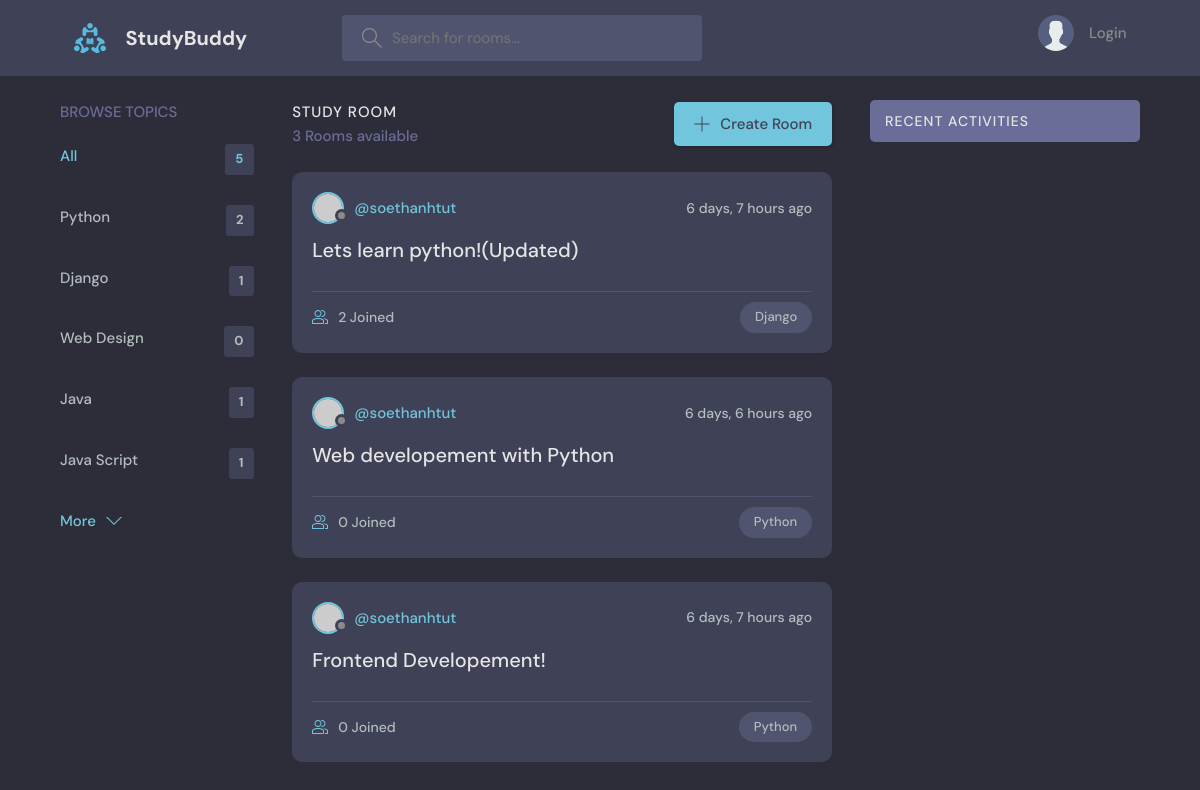
Page /?q=Python on the committed database.
### base/models.py (models this page shows, shortened)
class Topic(models.Model):
    name=models.CharField(max_length=200)

class Room(models.Model):
    host=models.ForeignKey(User,on_delete=models.SET_NULL,null=True)
    topic=models.ForeignKey(Topic,on_delete=models.SET_NULL,null=True)
    name=models.CharField(max_length=200)
    description=models.TextField(null=True,blank=True)
    participants=models.ManyToManyField(User,related_name='participants',blank=True)
    updated=models.DateTimeField(auto_now=True)
    created=models.DateTimeField(auto_now_add=True)
    class Meta:
        ordering=['-updated','-created']

### base/views.py (the view)
# urls.py: path('', views.home ,name='home'),
def home(request):
    q=request.GET.get('q') if request.GET.get('q')!=None else ''
    rooms=Room.objects.filter(Q(topic__name__icontains=q)|Q(name__icontains=q)|Q(description__icontains=q))
    topic=Topic.objects.all()[0:5]
    room_count=rooms.count()
    room_message=Message.objects.filter(Q(room__topic__name__icontains=q))
    context={'rooms':rooms,'topics':topic,'room_count':room_count,'messages':room_message}
    return render(request,'base/home.html',context)

### templates/base/home.html (shortened to what this page needs)
{% extends 'main.html' %} {% block content %}
<main class="layout layout--3">
  <div class="container">
    {% include 'base/topic_component.html' %}
    <div class="roomList">
      <div class="roomList__header">
        <div>
          <h2>Study Room</h2>
          <p>{{room_count}} Rooms available</p>
        </div>
        <a class="btn btn--main" href="{% url 'create_room'%}">
          <svg
            version="1.1"
            xmlns="http://www.w3.org/2000/svg"
            width="32"
            height="32"
            viewBox="0 0 32 32"
          >
            <title>add</title>
            <path
              d="M16.943 0.943h-1.885v14.115h-14.115v1.885h14.115v14.115h1.885v-14.115h14.115v-1.885h-14.115v-14.115z"
            ></path>
          </svg>
          Create Room
        </a>
      </div>
      {% include 'base/feed_component.html' %}
    </div>
    {% include 'base/activity_component.html' %}
  </div>
</main>
{% endblock content %}

### templates/base/topic_component.html
<div class="topics">
  <div class="topics__header">
    <h2>Browse Topics</h2>
  </div>
  <ul class="topics__list">
    <li>
      <a href="{% url 'home' %}" class="active"
        >All <span>{{topics.count}}</span></a
      >
    </li>
    {% for topic in topics %}
    <li>
      <a href="{% url 'home' %}?q={{topic.name}}"
        >{{topic.name}} <span>{{topic.room_set.all.count}}</span></a
      >
    </li>
    {% endfor %}
  </ul>
  <a class="btn btn--link" href="{% url 'topics'%}">
    More
    <svg
      version="1.1"
      xmlns="http://www.w3.org/2000/svg"
      width="32"
      height="32"
      viewBox="0 0 32 32"
    >
      <title>chevron-down</title>
      <path d="M16 21l-13-13h-3l16 16 16-16h-3l-13 13z"></path>
    </svg>
  </a>
</div>

### templates/base/feed_component.html (shortened to what this page needs)
{% for room in rooms %}
<div class="roomListRoom">
  <div class="roomListRoom__header">
    <a href="{% url 'profile' room.host.id%}" class="roomListRoom__author">
      <div class="avatar avatar--small">
        <img src="https://randomuser.me/api/portraits/women/11.jpg" />
      </div>
      <span>@{{room.host.username}}</span>
    </a>
    <div class="roomListRoom__actions">
      <span>{{room.created|timesince}} ago</span>
    </div>
  </div>
  <div class="roomListRoom__content">
    <a href="{% url 'room' room.id %}">{{room.name}}</a>
  </div>
  <div class="roomListRoom__meta">
    <a href="{% url 'room' room.id %}" class="roomListRoom__joined">
      {{room.participants.all.count}} Joined
    </a>
    <p class="roomListRoom__topic">{{room.topic.name}}</p>
  </div>
</div>
{% endfor %}

### static/style/style.css (style rules this page uses)
:root { --color-main: #71c6dd; --color-main-light: #e1f6fb; --color-dark: #3f4156; --color-dark-medium: #51546e; --color-dark-light: #696d97; --color-light: #e5e5e5; --color-gray: #8b8b8b; --color-light-gray: #b2bdbd; --color-bg: #2d2d39; --color-success: #5dd693; --color-error: #fc4b0b; }
* { font-family: "DM Sans", -apple-system, BlinkMacSystemFont, "Segoe UI", Roboto, Oxygen, Ubuntu, Cantarell, "Open Sans", "Helvetica Neue", sans-serif; margin: 0; padding: 0; box-sizing: border-box; text-rendering: optimizeLegibility; font-size: inherit; }
html { font-size: 56.25%; }
@media only screen and (min-width: 1200px) { html { font-size: 62.5%; } }
body { line-height: 1.6; font-weight: 400; font-size: 1.5rem; color: var(--color-light-gray); background-color: var(--color-bg); min-height: 100vh; }
img { width: 100%; }
a { display: inline-block; color: var(--color-main); text-decoration: none; }
.container { max-width: 120rem; width: 90%; margin: auto; }
.btn { background-color: transparent; border: none; display: inline-flex; align-items: center; gap: 1rem; cursor: pointer; transition: all ease-in-out 0.3s; padding: 1rem 2rem; border-radius: 5px; box-shadow: 1px 1px 3px 1px rgba(0, 0, 0, 0.15); font-weight: 500; }
.btn--link { border-radius: 0; padding: 0; color: var(--color-main); box-shadow: none; }
.btn--main { background-color: var(--color-main); color: var(--color-dark); }
.btn > svg { fill: currentColor; width: 1.6rem; height: 1.6rem; }
.avatar { position: relative; display: inline-block; border-radius: 50%; border: 2px solid var(--color-main); }
.avatar img { display: block; border-radius: 50%; object-fit: cover; object-position: center; }
.avatar::after { content: ""; display: block; position: absolute; background-color: var(--color-gray); z-index: 111; border-radius: 50%; border: 0.3rem solid var(--color-dark); }
.avatar.avatar--small img { width: 2.8rem; height: 2.8rem; }
.avatar.avatar--small:after { width: 0.7rem; height: 0.7rem; bottom: 0px; right: -6px; }
.layout { margin-top: 2.4rem; }
.layout > .container { display: flex; justify-content: space-between; align-items: flex-start; }
.layout--3 > .container > div:first-child { flex-basis: 18%; max-width: 22.5rem; }
.layout--3 > .container > div:nth-child(2) { flex-basis: 50%; }
.topics__header { margin-bottom: 2rem; }
.topics__header h2 { text-transform: uppercase; font-weight: 500; color: var(--color-dark-light); }
.topics__list { list-style: none; }
.topics__list li a { display: flex; justify-content: space-between; margin-bottom: 3rem; font-weight: 500; color: var(--color-light-gray); transition: all 0.3s ease-in-out; }
.topics__list li a.active, .topics__list li a:hover { color: var(--color-main); }
.topics__list li a span { padding: 0.5rem 1rem; background-color: var(--color-dark); border-radius: 3px; font-size: 1.3rem; font-weight: 700; letter-spacing: 1px; }
.roomList__header { display: flex; justify-content: space-between; align-items: center; margin-bottom: 2.4rem; }
.roomList__header h2 { text-transform: uppercase; font-weight: 500; color: var(--color-light); letter-spacing: 1px; }
.roomList__header p { font-weight: 500; color: var(--color-dark-light); }
.roomListRoom { margin-bottom: 2.4rem; background-color: var(--color-dark); border-radius: 1rem; padding: 2rem; }
.roomListRoom__header { display: flex; justify-content: space-between; align-items: center; }
.roomListRoom__author { font-weight: 500; display: flex; align-items: center; gap: 1rem; }
.roomListRoom__actions { display: flex; align-items: flex-start; gap: 1rem; position: relative; }
.roomListRoom__actions span { font-size: 1.4rem; font-weight: 500; }
.roomListRoom__content { margin: 1rem 0; }
.roomListRoom__content a { font-size: 2rem; font-weight: 500; margin-bottom: 1.5rem; color: var(--color-light); transition: all 0.3s ease-in-out; }
.roomListRoom__meta { border-top: 1px solid var(--color-dark-medium); padding-top: 1rem; display: flex; align-items: center; justify-content: space-between; }
.roomListRoom__joined { color: var(--color-light-gray); display: flex; align-items: center; gap: 1rem; font-size: 1.4rem; font-weight: 500; }
.roomListRoom__joined svg { fill: var(--color-main); width: 1.6rem; height: 1.6rem; }
.roomListRoom__topic { padding: 5px 1.5rem; background-color: var(--color-dark-medium); border-radius: 5rem; font-weight: 500; font-size: 1.3rem; }

### rows in the picture
Topic: name "Python", room_set.all.count "2"
Topic: name "Django", room_set.all.count "1"
Topic: name "Web Design", room_set.all.count "0"
Topic: name "Java", room_set.all.count "1"
Topic: name "Java Script", room_set.all.count "1"
Room: host.username "soethanhtut", created "6 days, 7 hours", name "Lets learn python!(Updated)", participants.all.count "2", topic.name "Django"
Room: host.username "soethanhtut", created "6 days, 6 hours", name "Web developement with Python", participants.all.count "0", topic.name "Python"
Room: host.username "soethanhtut", created "6 days, 7 hours", name "Frontend Developement!", participants.all.count "0", topic.name "Python"

### other values in the picture
{{ topics.count }} "5"
{{ room_count }} "3"
